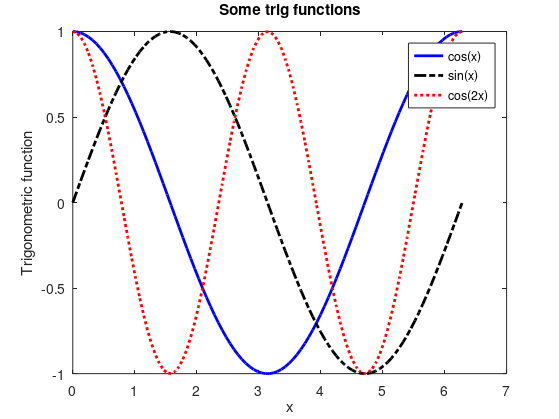

Reproduce this figure in MATLAB. (Note: this script raises an error after producing the figure.)
% High-Quality Plots
addpath(genpath('../fixPSlinestyle/'));
addpath(genpath('matlabfrag/'));

x = linspace(0,2*pi,100);

plot(x,cos(x),'b-','linewidth',2); hold on;
plot(x,sin(x),'k-.','linewidth',2);
plot(x,cos(2*x),'r:','linewidth',2);
legend('cos(x)','sin(x)','cos(2x)');
xlabel('x'); ylabel('Trigonometric function'); title('Some trig functions');

% WYSIWYG
set(gcf,'PaperPositionMode','auto');

% fixPSlinestyle
set(gcf,'PaperPositionMode','auto');
print(gcf,'-depsc2','weird_dashdot');
fixPSlinestyle('weird_dashdot.eps','better_dashdot.eps');

% matlabfrag
matlabfrag('mlfrag_ex');

% matlab2tikz
cleanfigure;
matlab2tikz('ml2tikz_ex.tikz');